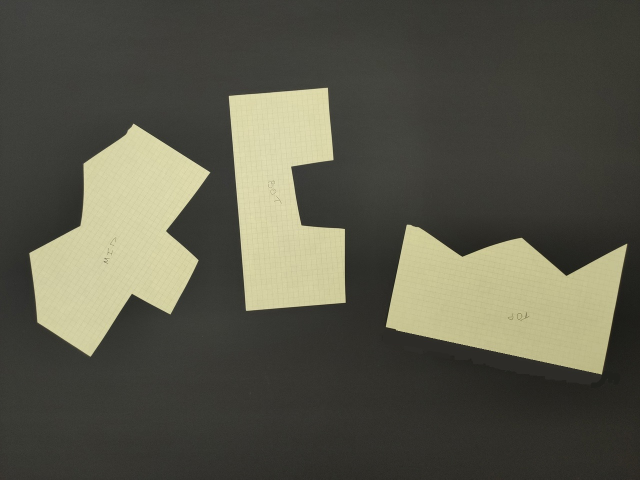
//> input picture list.jpeg, 1280 x 960 px (shown at 1/2 size)
$ ./main list.jpeg   (built with g++ and OpenCV 4)
//> lines starting //> are read from the running program, lines starting //| are printed output that depends on the picture; after the words box and inside, x2 and y2 are one past the last pixel; in counts of white or black regions, pixels touching at a corner belong together
//> further down, img is the input picture: 960 rows x 1280 cols, CV_8UC3; mean B, G, R 73.4, 87.1, 87.9
#include <iostream>
#include <fstream>
#include "opencv2/imgcodecs.hpp"
#include "opencv2/highgui.hpp"
#include "opencv2/stitching.hpp"
#include "opencv2/imgproc.hpp"
#include <cmath>

using namespace cv;

typedef std::tuple<double,double,double> ABC;

struct spec_line{
    ABC abc1;
    double l1;
    ABC abc2;
    double l2;
    int index;
    int num;
};

std::tuple<double,double,double> get_line_through_points
(cv::Point p0,cv::Point p1){

    std::tuple<double,double,double> result(
            p1.x - p0.x,  p1.y - p0.y,
            p1.x*p0.y - p0.x*p1.y);
//    std::cout<<"["<<p1.x<<":"<<p0.x<<"]["<<p1.y<<";"<<p0.y<<"]\n";
//    std::cout<<"A: "<<std::get<0>(result)<<"B: "<<std::get<1>(result)<<"C: "<<std::get<2>(result)<<"\n";
    return result;
};

double distance(cv::Point p0,cv::Point p1){
    double result = sqrt((p1.x-p0.x)*(p1.x-p0.x) + (p1.y-p0.y)*(p1.y-p0.y));
    return round(result*10)/10;
}
double the_angle_between_the_lines(std::tuple<double,double,double> l1,std::tuple<double,double,double> l2){
    double A1 = std::get<0>(l1);
    double B1 = std::get<1>(l1);

    double A2 = std::get<0>(l2);
    double B2 = std::get<1>(l2);

    double cos = abs(A1*A2+B1*B2)/(sqrt(A1*A1+B1*B1)*sqrt(A2*A2+B2*B2));
//    std::cout<<cos<<"\n";
    cos = round(cos*10000)/10000;
    cos = round(cos*100)/100;
    return cos;
}

std::pair<int,int> rotate (Mat &image, double degrees){
    Point2f center((image.cols - 1) / 2.0, (image.rows - 1) / 2.0);
    Mat rotation_matix = getRotationMatrix2D(center, degrees, 1.0);

    warpAffine(image, image, rotation_matix, image.size());
//    imshow("Rotated image", image);
//    waitKey(0);
};

cv::Mat GetSquareImage( const cv::Mat& img)
{
    //    для удобства поворота в дальнейшем делаем квадратным изображение
    int target_width = img.cols > img.rows ? img.cols : img.rows;

    int width = img.cols,
            height = img.rows;

    cv::Mat square = cv::Mat::zeros( target_width, target_width, img.type() );

    int max_dim = ( width >= height ) ? width : height;
    float scale = ( ( float ) target_width ) / max_dim;
    cv::Rect roi;
    if ( width >= height )
    {
        roi.width = target_width;
        roi.x = 0;
        roi.height = height * scale;
        roi.y = ( target_width - roi.height ) / 2;
    }
    else
    {
        roi.y = 0;
        roi.height = target_width;
        roi.width = width * scale;
        roi.x = ( target_width - roi.width ) / 2;
    }

    cv::resize( img, square( roi ), roi.size());
    return square;
};

void preprocessing(cv::Mat& im){
    im = GetSquareImage(im);
    medianBlur(im, im, 3);
    cv::cvtColor(im, im, COLOR_BGR2GRAY);
    cv::threshold(im, im, 128, 255, THRESH_BINARY);
};

std::vector<std::vector<cv::Point>> find_contours(const cv::Mat& img)
{
    Mat im = img;
    std::vector<std::vector<cv::Point> > contours;
    cv::Mat contourOutput = im.clone();
    cv::findContours( contourOutput, contours, RETR_EXTERNAL, CHAIN_APPROX_SIMPLE );

    approxPolyDP(Mat(contours[0]), contours[0], 3, false);
    return  contours;
}


std::vector<std::pair<double,spec_line>> contour_processing(
        std::vector<std::vector<cv::Point>> &contours, Mat &im, int ind){
    std::vector<std::pair<ABC,double>> coef;
    std::pair<ABC,double> temp;
    for (uint i = 1; i < contours[0].size(); ++i){
        temp.first= get_line_through_points(contours[0][i-1],contours[0][i]);
        temp.second = distance(contours[0][i-1],contours[0][i]);
        coef.push_back(std::move(temp));
    }

    std::vector<std::pair<double,spec_line>> result;
    std::pair<double,spec_line> tmp;
    uint  k;
    for(uint i = 1; i < coef.size(); ++i){
      k = i;
      tmp.first = the_angle_between_the_lines(coef.at(k-1).first,coef.at(i).first);
      tmp.second.l1 = coef.at(i-1).second;
      tmp.second.abc1 = coef.at(i-1).first;
      tmp.second.l2 = coef.at(i).second;
      tmp.second.abc2 = coef.at(i).first;
      tmp.second.index = ind;
      tmp.second.num = i;
//        std::cout<<"degree: "<<tmp.first<<"\nl1: "<<tmp.second.l1<<
//                 "l2: "<<tmp.second.l2<<"\nindex: "<<tmp.second.index
//                 <<" num: "<<tmp.second.num<<"\n------\n";
      result.push_back(tmp);
    }
    return result;
}

bool are_same(spec_line line_1,spec_line line_2){
    int lM_1;
    int lm_1;

    int lM_2;
    int lm_2;

    if(line_1.l1 > line_1.l2){
        lM_1 =  line_1.l1;
        lm_1 = line_1.l2;
    }else{
        lM_1 =  line_1.l2;
        lm_1 = line_1.l1;
    }

    if(line_2.l1 > line_2.l2){
        lM_2 =  line_2.l1;
        lm_2 = line_2.l2;
    }else{
        lM_2 =  line_2.l2;
        lm_2 = line_2.l1;
    }

//    std::cout<<lM_1<<" "<<lm_1<<"; "<<lM_2<<" "<<lm_2<<"\n";
    if( (lM_1 - 6 < lM_2 && lM_2 < lM_1 + 6) && (lm_1 - 6 < lm_2 && lm_2 < lm_1 + 6)){
        return  true;
    }
    return false;
}

std::vector<std::pair<spec_line,spec_line>> search_for_matches(
        std::vector<std::pair<double,spec_line>> d1,
                        std::vector<std::pair<double,spec_line>>d2){

    std::vector<std::pair<spec_line,spec_line>>coincidences;
    std::pair<spec_line,spec_line>tmp;

    for(uint i = 0; i < d1.size(); ++i){
        for(uint j = 0; j < d1.size(); ++j){
            if(d1[i].first == d2[j].first || (d1[i].first - 0.02 < d2[j].first && d2[j].first < d1[i].first + 0.02)){
                if(are_same(d1[i].second,d2[j].second)){
                    tmp.first = d1[i].second;
                    tmp.second = d2[j].second;
                    coincidences.push_back(std::move(tmp));
                }
            }
        }
    }

    if(coincidences.empty()){
        std::cout<<" падений у контуров не найдено\n";
    }
// [6 lines of commented-out code are left out]
   return coincidences;
}

void draw_result(std::vector<std::pair<spec_line,spec_line>> same, Mat part1, Mat part2,
                 std::vector<std::vector<cv::Point>> c0,std::vector<std::vector<cv::Point>> c1){
    cv::Mat contourImage(part1.size(), CV_8UC3, cv::Scalar(0,0,0));
    Mat res = contourImage;

    cv::Mat contourImage1(part2.size(), CV_8UC3, cv::Scalar(0,0,0));
    Mat res1 = contourImage1;
    for(auto i: same){
// [9 lines of commented-out code are left out]

        circle(res, c0[0][i.first.num-1], 3, Scalar(0,255,0));
        circle(res, c0[0][i.first.num+1], 3, Scalar(0,255,0));

        circle(res1, c1[0][i.second.num-1], 3, Scalar(0,255,0));
        circle(res1, c1[0][i.second.num+1], 3, Scalar(0,255,0));
    }

    for (size_t idx = 0; idx < c0.size(); idx++) {
        cv::drawContours(contourImage, c0, 0, 255);
    }
    cv::imshow("Contours", contourImage);

    for (size_t idx = 0; idx < c1.size(); idx++) {
        cv::drawContours(contourImage1, c1, 0, 255);
    }
    cv::imshow("Contours1", contourImage1);
    cv::waitKey(0);
}

double find_degree(Point_<int> point, Point_<int> point1, Point_<int> point2, Point_<int> point3) {

    ABC abc1 = get_line_through_points(point,point1);
    ABC abc2 = get_line_through_points(point2,point3);
    double result = the_angle_between_the_lines(abc1,abc2);
    std::cout<<result<<"\n";
    return result;
};

Mat Result(std::vector<Mat> parts){
    std::vector<std::vector<std::vector<cv::Point>>> contours;
    std::vector<std::vector<std::pair<double,spec_line>>> points;
    std::vector<std::vector<std::pair<spec_line,spec_line>>> same;
    for(uint i = 0; i < parts.size(); ++i){
        preprocessing(parts.at(i));
        contours.push_back(find_contours(parts.at(i)));
        points.push_back(contour_processing(contours.at(i),parts.at(i),i));
    }
//> this loop made 3 passes
//> pass 1, in preprocessing, `cv::threshold(im, im, 128, 255, THRESH_BINARY);`:
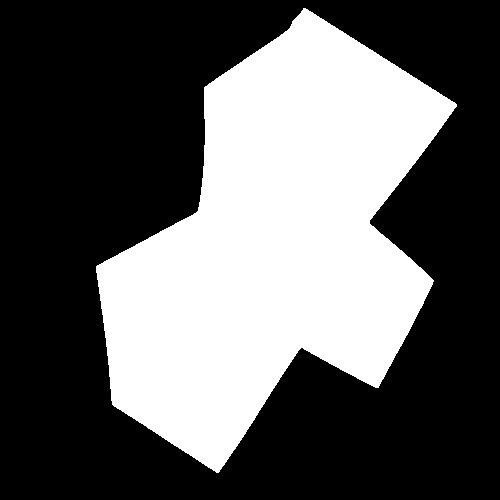
//> im: 500 rows x 500 cols, CV_8UC1; 36.9% white; 1 white region
    std::reverse(points.at(1).begin(), points.at(1).end());
    std::reverse(points.at(2).begin(), points.at(2).end());

    std::vector<std::pair<spec_line,spec_line>> same01 =
            search_for_matches(points.at(0),points.at(1));
//> the loop in search_for_matches, `for(uint i = 0; i < d1.size(); ++i)` made 12 passes
//> after the loop in search_for_matches, `for(uint i = 0; i < d1.size(); ++i)`: coincidences = 3 items
//> same01 = 3 items
    std::vector<std::pair<spec_line,spec_line>> same02 =
            search_for_matches(points.at(0),points.at(2));
//> the loop in search_for_matches (call 2), `for(uint i = 0; i < d1.size(); ++i)` made 12 passes
//> same02 = 4 items
    std::vector<std::pair<spec_line,spec_line>> same12 =
            search_for_matches(points.at(1),points.at(2));
//> same12 = 0 items

    auto c0 = contours.at(0);
//> c0 = 1 contour; box (x1, y1, x2, y2) and area: (96, 8, 457, 473) 91368
    auto c1 = contours.at(1);
//> c1 = 1 contour; box (x1, y1, x2, y2) and area: (109, 25, 342, 472) 75503
    auto c2 = contours.at(2);
//> c2 = 1 contour; box (x1, y1, x2, y2) and area: (13, 49, 493, 348) 89783

    draw_result(same01,parts.at(0),parts.at(1),c0,c1);
//> the loop in draw_result, `for(auto i: same)` made 3 passes
//> the loop in draw_result, `for (size_t idx = 0; idx < c0.size(); idx++)` made 1 pass
//> after the loop in draw_result, `for (size_t idx = 0; idx < c0.size(); idx++)`:
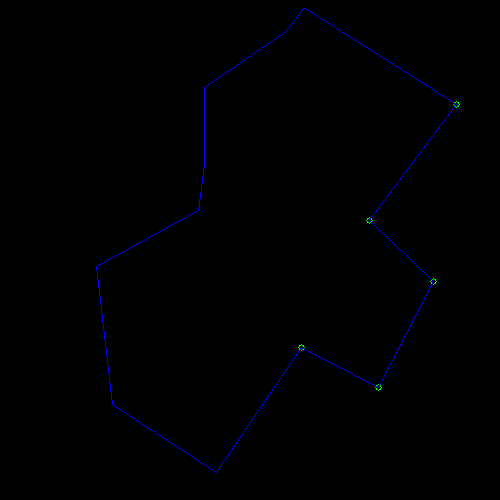
//> contourImage: 500 rows x 500 cols, CV_8UC3; mean B, G, R 1.2, 0.1, 0
//> the loop in draw_result, `for (size_t idx = 0; idx < c1.size(); idx++)` made 1 pass
//> after the loop in draw_result, `for (size_t idx = 0; idx < c1.size(); idx++)`:
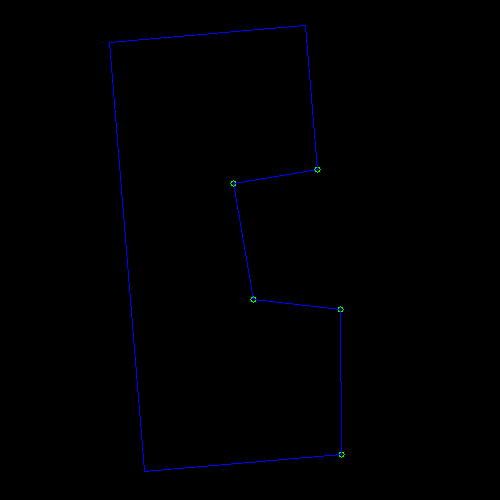
//> contourImage1: 500 rows x 500 cols, CV_8UC3; mean B, G, R 1.4, 0.1, 0
    draw_result(same02,parts.at(0),parts.at(2),c0,c2);
//> the loop in draw_result (call 2), `for(auto i: same)` made 4 passes
//> the loop in draw_result (call 2), `for (size_t idx = 0; idx < c0.size(); idx++)` made 1 pass
//> after the loop in draw_result (call 2), `for (size_t idx = 0; idx < c0.size(); idx++)`:
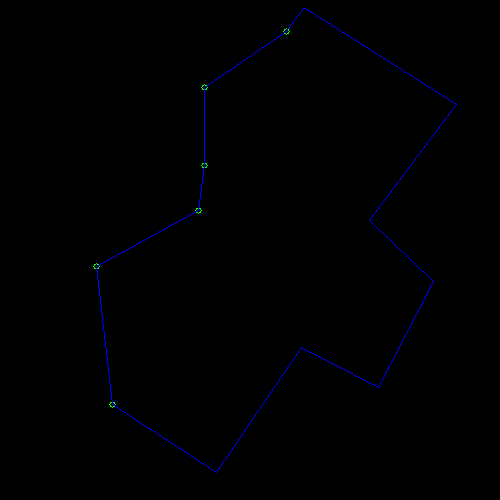
//> contourImage: 500 rows x 500 cols, CV_8UC3; mean B, G, R 1.2, 0.1, 0
//> the loop in draw_result (call 2), `for (size_t idx = 0; idx < c1.size(); idx++)` made 1 pass
//> after the loop in draw_result (call 2), `for (size_t idx = 0; idx < c1.size(); idx++)`:
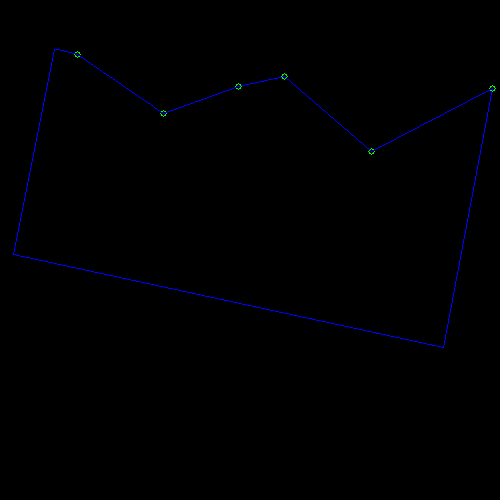
//> contourImage1: 500 rows x 500 cols, CV_8UC3; mean B, G, R 1.4, 0.1, 0
    draw_result(same12,parts.at(1),parts.at(2),c1,c2);
//> after the loop in draw_result (call 3), `for(auto i: same)`: res: 500 rows x 500 cols, CV_8UC3; every value is 0

    double degree01 = find_degree(c0[0][same01.at(0).first.num - 1],
                                  c0[0][same01.back().first.num + 1],
                                  c1[0][same01.at(0).first.num - 1],
                                  c1[0][same01.back().first.num]);
//> in the_angle_between_the_lines, `double A1 = std::get<0>(l1);`: A1 = 155
//> in the_angle_between_the_lines, `double B1 = std::get<1>(l1);`: B1 = -243
//> in the_angle_between_the_lines, `double A2 = std::get<0>(l2);`: A2 = 1.38e+09
//> in the_angle_between_the_lines, `double B2 = std::get<1>(l2);`: B2 = 774514695
//> in the_angle_between_the_lines, `double cos = abs(A1*A2+B1*B2)/(sqrt(A1*A1+B1*B1)*sqrt(A2*A2+B2*B2));`: cos = 0.0564
//> in the_angle_between_the_lines, `cos = round(cos*100)/100;`: cos = 0.06
//| 0.06
//> degree01 = 0.06
    double degree02 = find_degree(c0[0][same02.at(0).first.num - 1],
                                  c0[0][same02.back().first.num + 1],
                                  c2[0][same02.at(0).first.num - 1],
                                  c2[0][same02.back().first.num]);
//| 0.85
//> degree02 = 0.85

    rotate(parts[0],acos(degree02)* 180.0 /M_PI+90);
//> parts[1]: 500 rows x 500 cols, CV_8UC1; 30.5% white; 1 white region, box (x1, y1, x2, y2) and area: (109, 25, 342, 472) 76232
//> parts[2]: 500 rows x 500 cols, CV_8UC1; 36.6% white; 1 white region, box (x1, y1, x2, y2) and area: (12, 49, 494, 349) 91399

    rotate(parts[0],90);
    rotate(parts[2],100);
    Mat dst;
    cv::hconcat(parts[0], parts[2], dst);
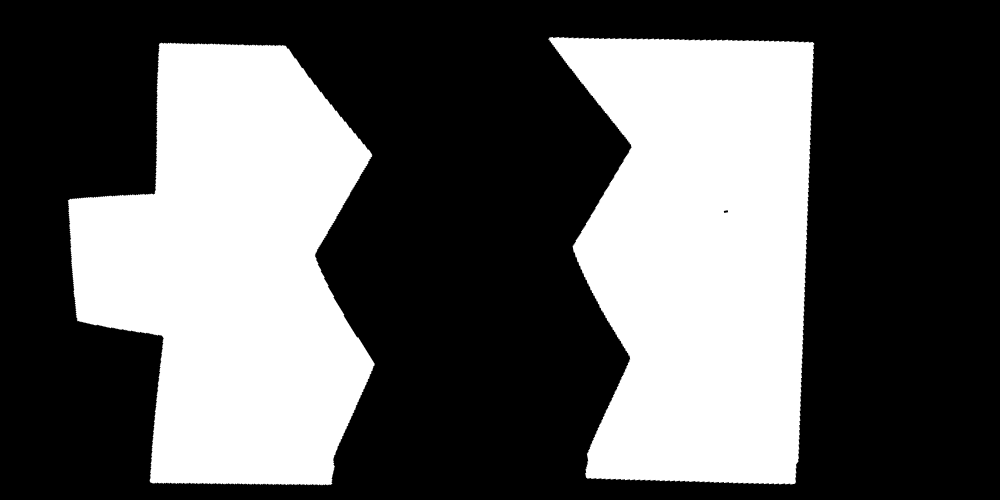
//> dst: 500 rows x 1000 cols, CV_8UC1; min 0, max 255, mean 93.6

    rotate(parts[1],acos(degree01)* 180.0 /M_PI+90);
    rotate(parts[1],210);
    Mat dst1;
    cv::hconcat(parts[1], dst, dst1);
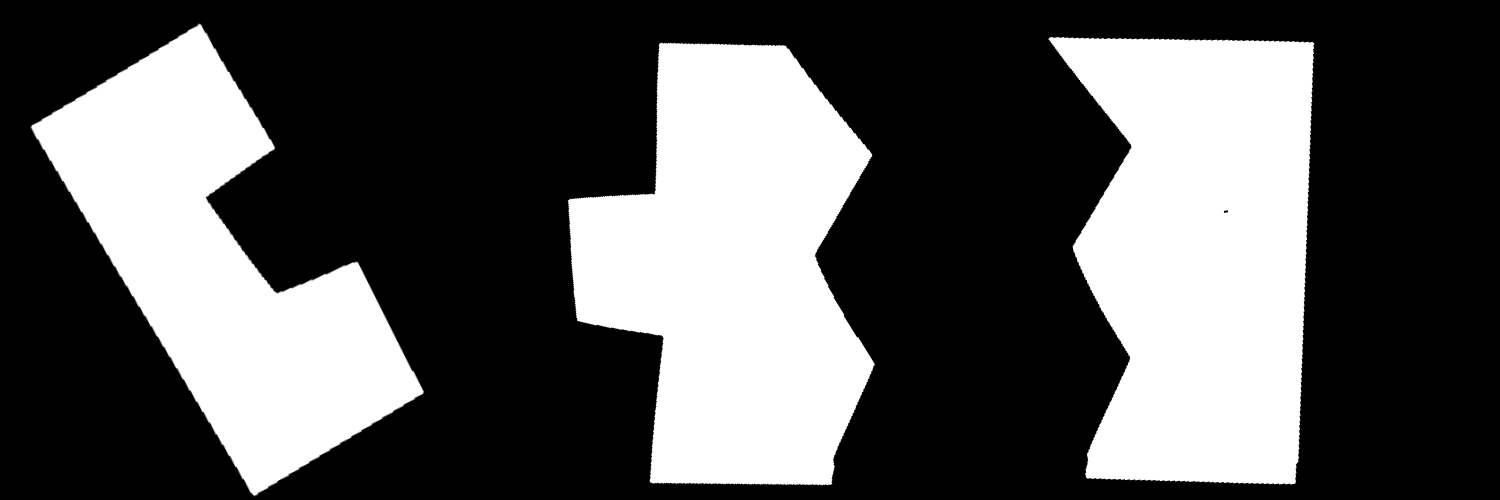
//> dst1: 500 rows x 1500 cols, CV_8UC1; min 0, max 255, mean 88.4

    cv::imshow("Contours", dst1);
    namedWindow("Contours", WINDOW_AUTOSIZE);
    cv::waitKey(0);
    return dst1;
}
int main(int argc, char* argv[]) {
    Mat img = imread(argv[1]);
    std::vector<Mat> parts;

    //получаем отдельный кусочек
    Mat roi_1(img, Rect(0, 240, 426, 500));
    Mat part_1;
    roi_1.copyTo(part_1);
    parts.push_back(part_1);

    Mat roi_2(img, Rect(426,150,345,500));
    Mat part_2;
    roi_2.copyTo(part_2);
    parts.push_back(part_2);

    Mat roi_3(img, Rect(760,400,500,500));
    Mat part_3;
    roi_3.copyTo(part_3);
    parts.push_back(part_3);

    Result(parts);
    return 0;
}
